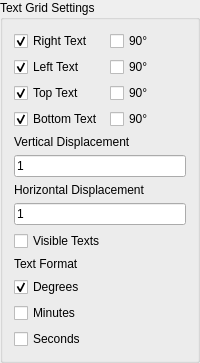
                <widget class="QGroupBox" name="groupBox4_2_2">
                 <property name="title">
                  <string>Text Grid Settings</string>
                 </property>
                 <layout class="QVBoxLayout" name="verticalLayout_11">
                  <item>
                   <layout class="QHBoxLayout">
                    <item>
                     <layout class="QVBoxLayout">
                      <item>
                       <widget class="QCheckBox" name="chkRightGeoText">
                        <property name="text">
                         <string>Right Text</string>
                        </property>
                        <property name="checked">
                         <bool>true</bool>
                        </property>
                       </widget>
                      </item>
                      <item>
                       <widget class="QCheckBox" name="chkLeftGeoText">
                        <property name="text">
                         <string>Left Text</string>
                        </property>
                        <property name="checked">
                         <bool>true</bool>
                        </property>
                       </widget>
                      </item>
                      <item>
                       <widget class="QCheckBox" name="chkTopGeoText">
                        <property name="text">
                         <string>Top Text</string>
                        </property>
                        <property name="checked">
                         <bool>true</bool>
                        </property>
                       </widget>
                      </item>
                      <item>
                       <widget class="QCheckBox" name="chkBottomGeoText">
                        <property name="text">
                         <string>Bottom Text</string>
                        </property>
                        <property name="checked">
                         <bool>true</bool>
                        </property>
                       </widget>
                      </item>
                     </layout>
                    </item>
                    <item>
                     <layout class="QVBoxLayout">
                      <item>
                       <widget class="QCheckBox" name="chkRightRotateGeoText">
                        <property name="text">
                         <string>90°</string>
                        </property>
                       </widget>
                      </item>
                      <item>
                       <widget class="QCheckBox" name="chkLeftRotateGeoText">
                        <property name="text">
                         <string>90°</string>
                        </property>
                       </widget>
                      </item>
                      <item>
                       <widget class="QCheckBox" name="chkTopRotateGeoText">
                        <property name="text">
                         <string>90°</string>
                        </property>
                       </widget>
                      </item>
                      <item>
                       <widget class="QCheckBox" name="chkBottomRotateGeoText">
                        <property name="text">
                         <string>90°</string>
                        </property>
                       </widget>
                      </item>
                     </layout>
                    </item>
                   </layout>
                  </item>
                  <item>
                   <widget class="QLabel" name="lbVerticalGeoDisplacement">
                    <property name="text">
                     <string>Vertical Displacement</string>
                    </property>
                    <property name="wordWrap">
                     <bool>false</bool>
                    </property>
                   </widget>
                  </item>
                  <item>
                   <widget class="QLineEdit" name="lneVrtGeoDisplacement">
                    <property name="text">
                     <string>1</string>
                    </property>
                   </widget>
                  </item>
                  <item>
                   <widget class="QLabel" name="lbHorizontalGeoDisplacement">
                    <property name="text">
                     <string>Horizontal Displacement</string>
                    </property>
                    <property name="wordWrap">
                     <bool>false</bool>
                    </property>
                   </widget>
                  </item>
                  <item>
                   <widget class="QLineEdit" name="lneHrzGeoDisplacement">
                    <property name="text">
                     <string>1</string>
                    </property>
                   </widget>
                  </item>
                  <item>
                   <widget class="QCheckBox" name="chkVisibleTextsGeoText">
                    <property name="text">
                     <string>Visible Texts</string>
                    </property>
                   </widget>
                  </item>
                  <item>
                   <widget class="QLabel" name="lbOptionFormat">
                    <property name="text">
                     <string>Text Format</string>
                    </property>
                    <property name="wordWrap">
                     <bool>false</bool>
                    </property>
                   </widget>
                  </item>
                  <item>
                   <widget class="QCheckBox" name="chkDegreesGeoText">
                    <property name="text">
                     <string>Degrees</string>
                    </property>
                    <property name="checked">
                     <bool>true</bool>
                    </property>
                   </widget>
                  </item>
                  <item>
                   <widget class="QCheckBox" name="chkMinutesGeoText">
                    <property name="text">
                     <string>Minutes</string>
                    </property>
                   </widget>
                  </item>
                  <item>
                   <widget class="QCheckBox" name="chkSecondsGeoText">
                    <property name="text">
                     <string>Seconds</string>
                    </property>
                   </widget>
                  </item>
                 </layout>
                </widget>
